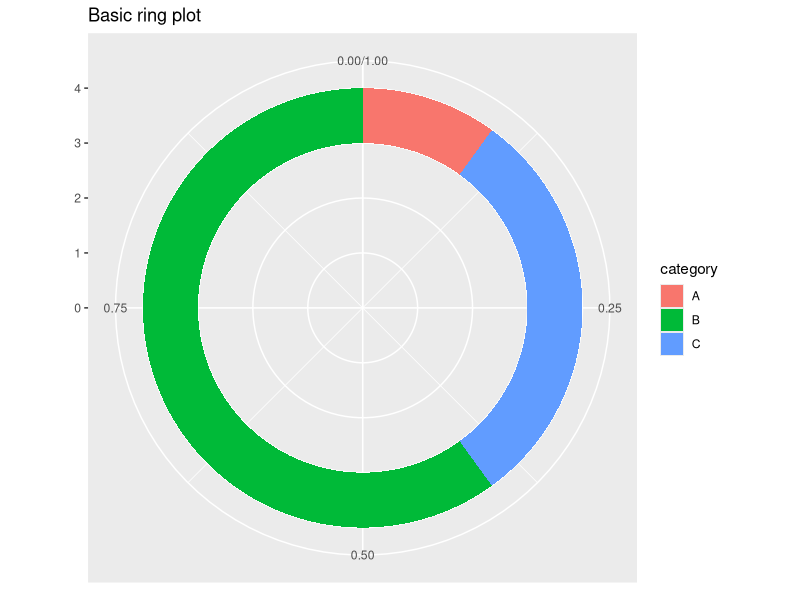
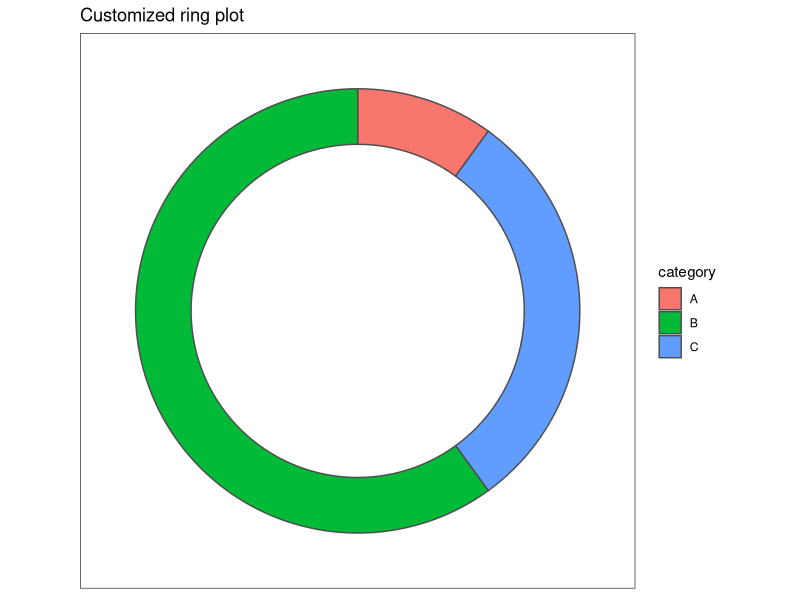
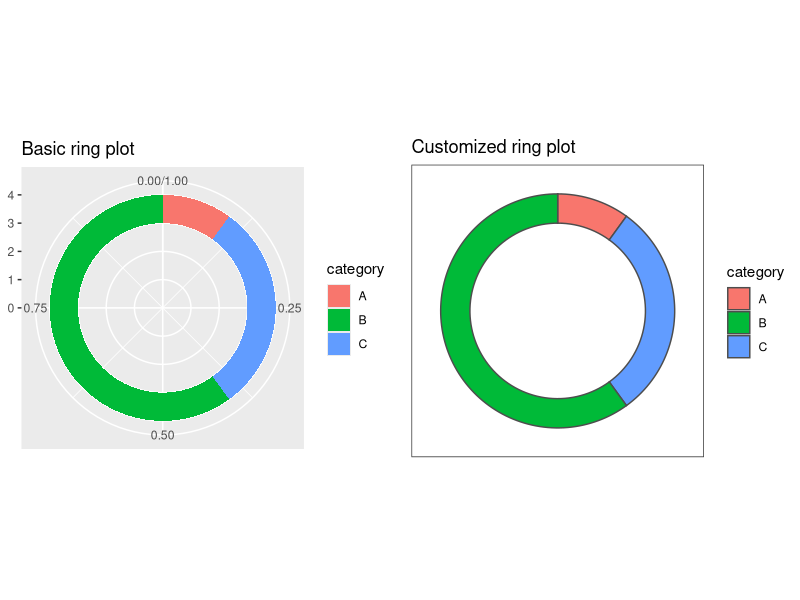

R code for these plots, in order:
library(ggplot2)

# Create test data.
dat = data.frame(count=c(10, 60, 30), category=c("A", "B", "C"))

# Add addition columns, needed for drawing with geom_rect.
dat$fraction = dat$count / sum(dat$count)
dat = dat[order(dat$fraction), ]
dat$ymax = cumsum(dat$fraction)
dat$ymin = c(0, head(dat$ymax, n=-1))

p1 = ggplot(dat, aes(fill=category, ymax=ymax, ymin=ymin, xmax=4, xmin=3)) +
     geom_rect() +
     coord_polar(theta="y") +
     xlim(c(0, 4)) +
     labs(title="Basic ring plot")

p2 = ggplot(dat, aes(fill=category, ymax=ymax, ymin=ymin, xmax=4, xmin=3)) +
     geom_rect(colour="grey30") +
     coord_polar(theta="y") +
     xlim(c(0, 4)) +
     theme_bw() +
     theme(panel.grid=element_blank()) +
     theme(axis.text=element_blank()) +
     theme(axis.ticks=element_blank()) +
     labs(title="Customized ring plot")

print(p1)
print(p2)

library(gridExtra)
png("ring_plots_1.png", height=4, width=8, units="in", res=120)
grid.arrange(p1, p2, nrow=1)
dev.off()
